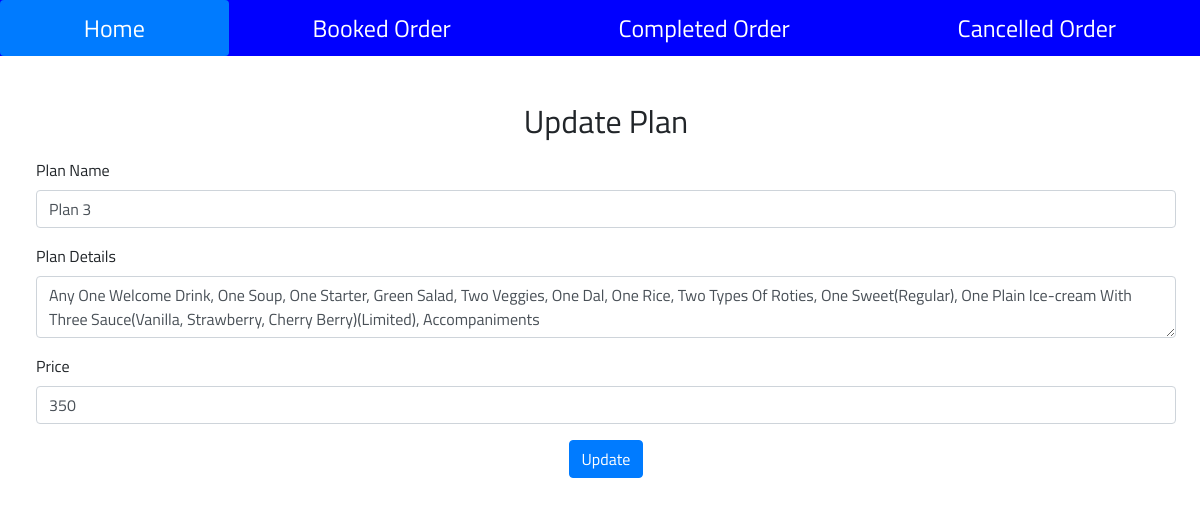
The app's page /admin/update_banquet_menu_plan.php?id=3 with its own data.
### tables this page shows
CREATE TABLE `banquet_menu_plan` (
  `id` int(11) NOT NULL,
  `name` varchar(200) NOT NULL,
  `menu` varchar(2000) NOT NULL,
  `price` int(12) NOT NULL
);

### admin/update_banquet_menu_plan.php (the view, shortened to what this page needs)
<?php
    $id = $_GET['id'];
?>
<html>
    <head>
        <link rel="stylesheet" href="https://maxcdn.bootstrapcdn.com/bootstrap/4.5.2/css/bootstrap.min.css">
        <link rel="stylesheet" src="extensions/fixed-columns/bootstrap-table-fixed-columns.css">
        <link rel="stylesheet" href= "https://stackpath.bootstrapcdn.com/bootstrap/4.1.3/css/bootstrap.min.css" />
    </head>
    <body>
    <nav class="nav nav-pills flex-column flex-sm-row">
          <a class="flex-sm-fill text-sm-center nav-link active" href="admin-panel.php">Home</a>
          <a class="flex-sm-fill text-sm-center nav-link" href="view_banquet_book.php">Booked Order</a>
          <a class="flex-sm-fill text-sm-center nav-link" href="view_completed_order.php">Completed Order</a>
          <a class="flex-sm-fill text-sm-center nav-link" href="view_cancelled_order.php">Cancelled Order</a>
    </nav>
       <div class="men">
           <h2> Update Plan </h2>
           <?php
            require 'db.php';
                $q = mysqli_query($con, "select * from banquet_menu_plan where id = $id");
                $r = mysqli_fetch_array($q);
            ?>
            <form method="post" action="#">
                <div class="form-group">
                    <label>Plan Name </label>
                    <input type="text" class="form-control" id="exampleInputEmail1" name="name" value="<?php echo $r['name']; ?>" required>
                </div>
                <div class="form-group">
                    <label for="exampleInputEmail1">Plan Details</label>
                    <textarea name="detail" class="form-control" id="exampleInputEmail1" required><?php echo $r['menu'];  ?></textarea>
                </div>
                <div class="form-group">
                    <label>Price  </label>
                    <input type="text" class="form-control" id="exampleInputEmail1" name="price" value="<?php echo $r['price']; ?>" required>
                </div>
                <center><button class="btn btn-primary" name="add">Update</button></center>
            </form>
       </div>
    </body>
</html>

### admin/update_banquet_menu_plan.php (style rules this page uses)
.nav { background-color: blue; color: white; font-size: 24px; width: 100%; }
.nav a { color: white; font-size: 24px; text-decoration: none; padding : 10px; }
* { font-family: 'Titillium Web', sans-serif; }
a { text-decoration: none; }
h2 { padding: 10px; text-align: center; }
.men { width: 95%; margin: 3%; }

### records on screen
banquet_menu_plan: name "Plan 3", detail "Any One Welcome Drink, One Soup, One Starter, Green Salad, Two Veggies, One Dal, One Rice, Two Types Of Roties, One Sweet(Regular), One Plain Ice-cream With Three Sauce(Vanilla, Strawberry, Cherry Berry)(Limited), Accompaniments", price "350"
